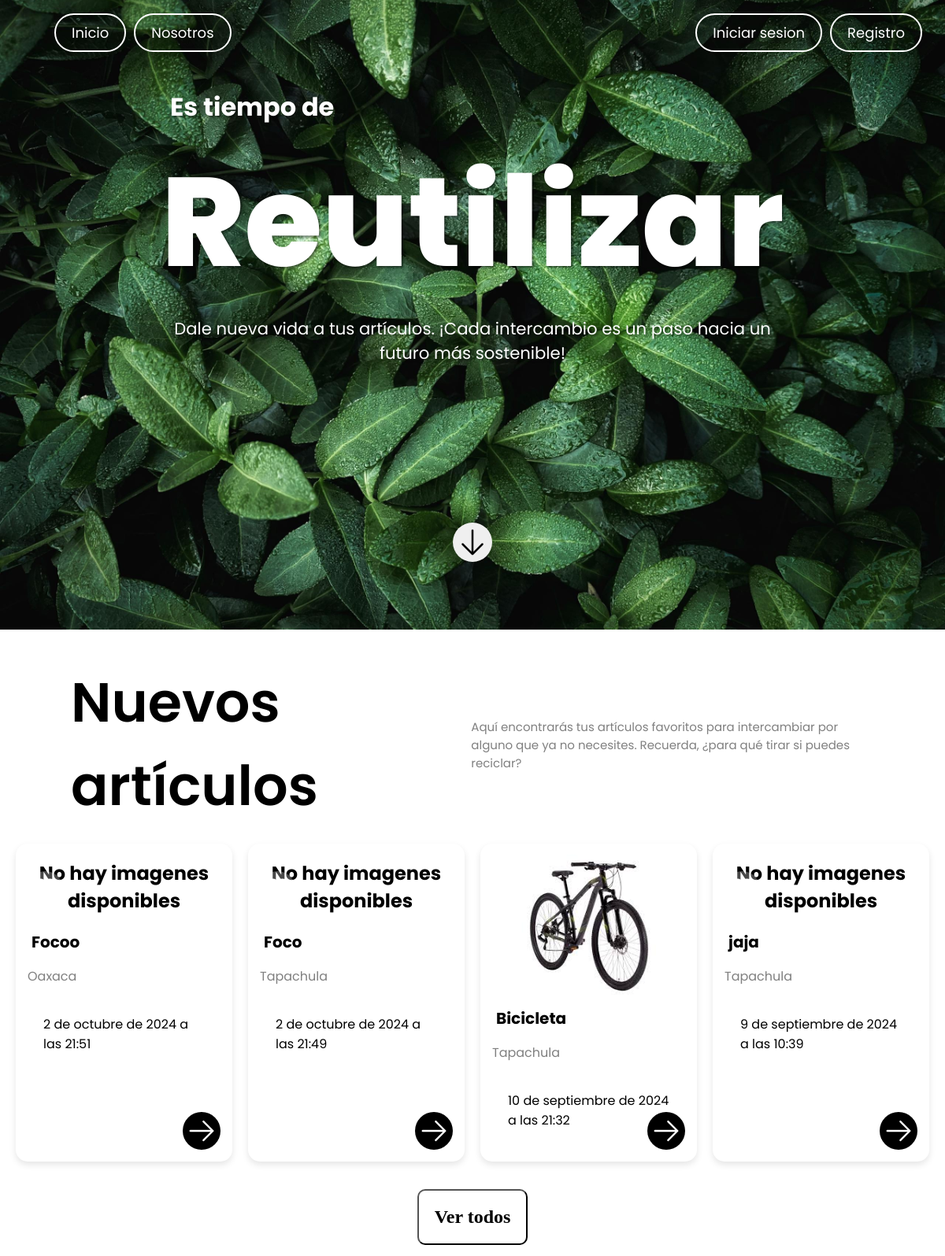
/, run on an earlier commit of the app's database.
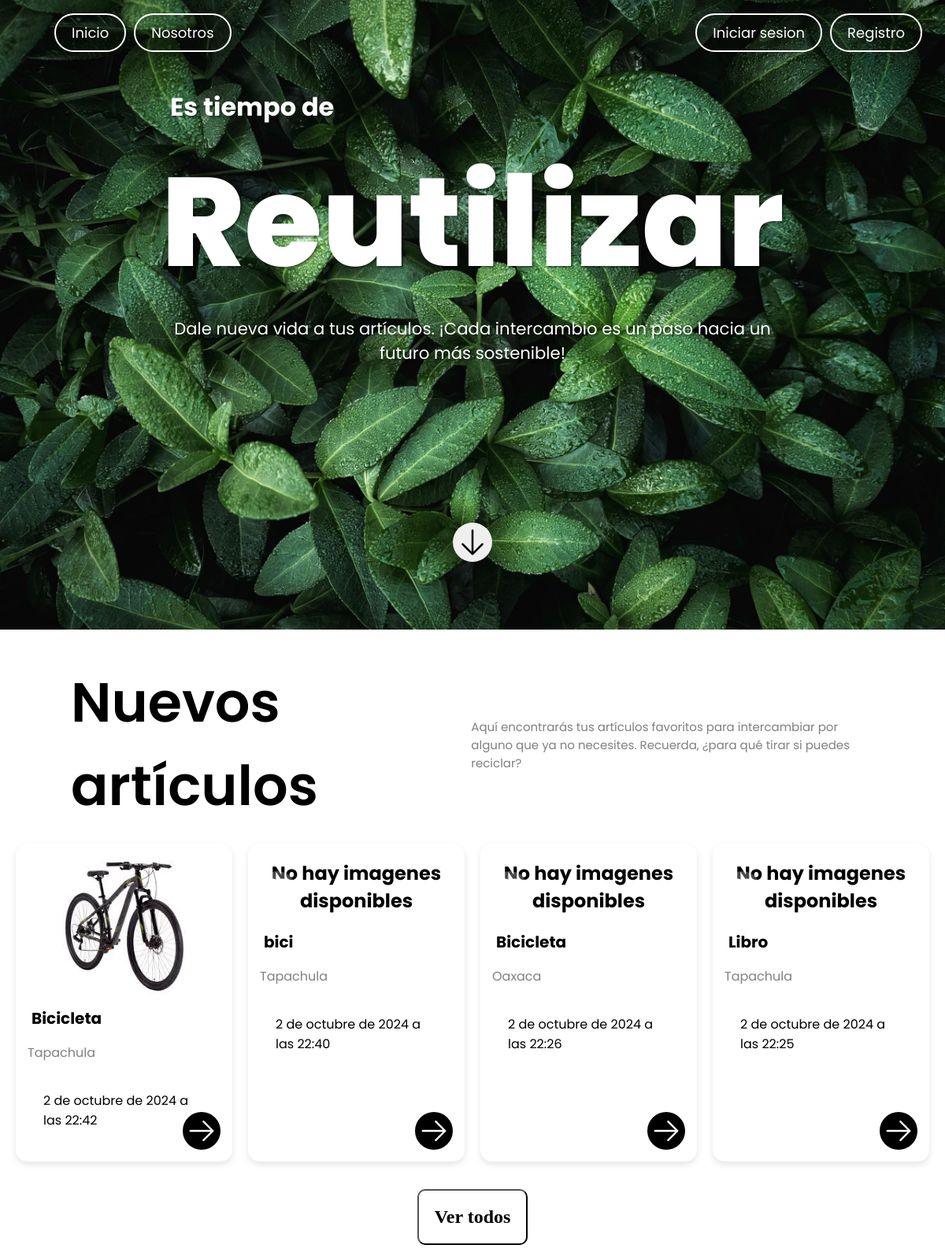
And on a later commit of the database.
### core/models.py (models this page shows, shortened)
class Articulo(models.Model):
    nombre = models.CharField(max_length=100)
    descripcion = models.TextField()
    ubicacion = models.CharField(max_length=100)
    fecha_subida = models.DateTimeField(auto_now_add=True)
    fecha_actualizacion = models.DateTimeField(auto_now=True)
    imagen = models.ImageField(upload_to='articulos/', null=True, blank=True)
    usuario = models.ForeignKey(User, on_delete=models.CASCADE, null=False,blank=False)

### core/views.py (the view)
# urls.py: path('', ArticuloListView.as_view(), name='articulo-list'),
class ArticuloListView(ListView):
    model = Articulo
    template_name = 'core/index.html'
    context_object_name = 'articulos'
    paginate_by = 4
    ordering = ['-fecha_subida']

### core/templates/core/index.html (shortened to what the changed rows need)
{% load static %}
<!DOCTYPE html>
<html lang="es">
  <head>
    <link rel="stylesheet" href="{% static 'core/styles/style-home.css' %}" />
    <link rel="stylesheet" href="https://unpkg.com/aos@next/dist/aos.css" />
  </head>
  <body>
    <main>
      <section class="hero-section">
        <div class="hero-content">
          <h1
            class="subtext-shadow"
            data-aos="fade-up"
            data-aos-duration="2000"
          >
            Es tiempo de
          </h1>
          <h2 class="title-shadow" data-aos="fade-up" data-aos-duration="2000">
            Reutilizar
          </h2>
        </div>
      </section>
      <section id="product-section">
        <div class="product-section-text-container">
          <div>
            <h2 class="product-section__title">Nuevos artículos</h2>
          </div>
        </div>
        <div class="card-container">
          {% for articulo in articulos %}
          <div class="card">
            <div class="card-img">
              {% if articulo.imagen %}
              <img src="{{articulo.imagen.url}}" alt="image1" class="zoom" data-articulo-id="{{articulo.pk}}"/>
              {% else %}
              <h2 class="no-images">No hay imagenes disponibles</h2>
              {% endif %}
              <button type="button" class="like-icon">
              </button>
            </div>
            <div class="card-content">
              <h2 class="item-name">{{articulo.nombre}}</h2>
              <p class="item-location">{{articulo.ubicacion}}</p>
              <p class="item-datetime" style="padding: 20px;">{{articulo.fecha_subida}}</p>
              <button type="button" class="arrow-icon" onclick="location.href='{% url 'articulo-detail' articulo.pk %}'">
                <svg
                  xmlns="http://www.w3.org/2000/svg"
                  fill="none"
                  viewBox="0 0 24 24"
                  stroke-width="1.5"
                  stroke="currentColor"
                  class="svg-arrow-icon"
                >
                  <path
                    stroke-linecap="round"
                    stroke-linejoin="round"
                    d="M13.5 4.5 21 12m0 0-7.5 7.5M21 12H3"
                  />
                </svg>
              </button>
            </div>
          </div>
          {% endfor %}
        </div>
      </section>
    </main>
  </body>
</html>

What changed in the data, as far as the page shows it:
no longer on this page (row unchanged): Articulo: imagen "No hay imagenes disponibles", nombre "Focoo", ubicacion "Oaxaca", fecha_subida "2 de octubre de 2024 a las 21:51"
no longer on this page (row unchanged): Articulo: imagen "No hay imagenes disponibles", nombre "Foco", ubicacion "Tapachula", fecha_subida "2 de octubre de 2024 a las 21:49"
no longer on this page (row unchanged): Articulo: imagen (picture), nombre "Bicicleta", ubicacion "Tapachula", fecha_subida "10 de septiembre de 2024 a las 21:32"
no longer on this page (row unchanged): Articulo: imagen "No hay imagenes disponibles", nombre "jaja", ubicacion "Tapachula", fecha_subida "9 de septiembre de 2024 a las 10:39"
added Articulo: imagen (picture), nombre "Bicicleta", ubicacion "Tapachula", fecha_subida "2 de octubre de 2024 a las 22:42"
added Articulo: imagen "No hay imagenes disponibles", nombre "bici", ubicacion "Tapachula", fecha_subida "2 de octubre de 2024 a las 22:40"
added Articulo: imagen "No hay imagenes disponibles", nombre "Bicicleta", ubicacion "Oaxaca", fecha_subida "2 de octubre de 2024 a las 22:26"
added Articulo: imagen "No hay imagenes disponibles", nombre "Libro", ubicacion "Tapachula", fecha_subida "2 de octubre de 2024 a las 22:25"
